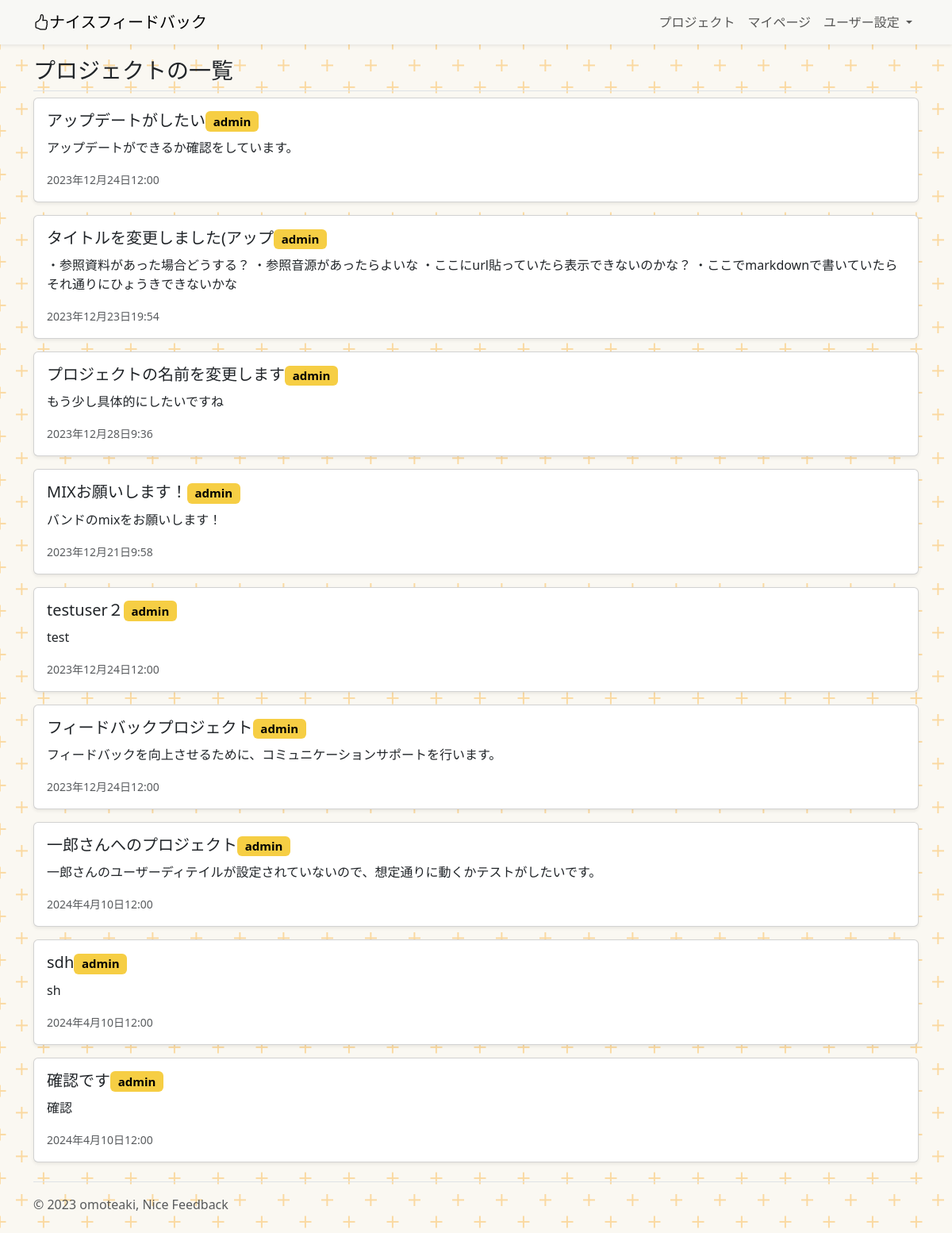
Before: /project-list/ (signed in) with the older database file.
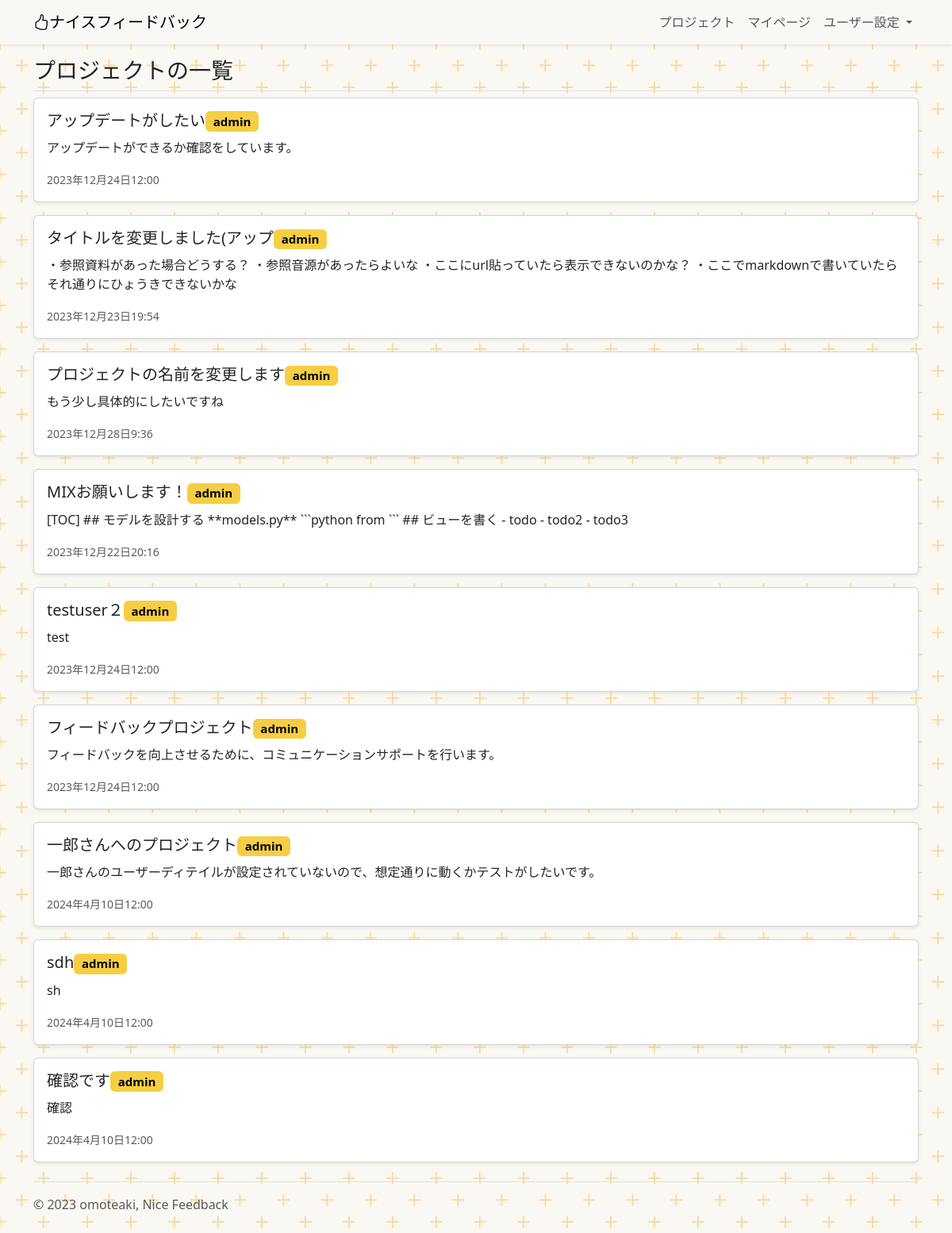
After: the same page with the newer database file.
### project/models.py (models this page shows, shortened)
class Project(models.Model):
    title = models.CharField(
        verbose_name="プロジェクトのタイトル",
        max_length=30,
    )
    about = models.TextField(
        verbose_name="このプロジェクトについて"
    )
    purpose = models.TextField(
        verbose_name="このプロジェクトで実現したいこと",
        null=True
    )
    deadline_datetime = models.DateTimeField(
        verbose_name="締め切り日時",
    )
    reference_image1 = models.ImageField(
        verbose_name="参考画像1",
        upload_to="references",
        blank=True,
        null=True,
    )
    reference_image2 = models.ImageField(
        verbose_name="参考画像2",
        upload_to="references",
        blank=True,
        null=True,
    )
    reference_image3 = models.ImageField(
        verbose_name="参考画像3",
        upload_to="references",
        blank=True,
        null=True,
    )
    reference_movie1 = models.FileField(
        verbose_name="参考動画1",
        upload_to="references",
        blank=True,
        null=True,
    )
    reference_movie2 = models.FileField(
        verbose_name="参考動画2",
        upload_to="references",
        blank=True,
        null=True,
    )
    reference_movie3 = models.FileField(
        verbose_name="参考動画3",
        upload_to="references",
        blank=True,
        null=True,
    )
    reference_music1 = models.FileField(
        verbose_name="参考音源1",
        upload_to="references",
        blank=True,
        null=True,
    )
    reference_music2 = models.FileField(
        verbose_name="参考音源2",
        upload_to="references",
        blank=True,
        null=True,
    )
    reference_music3 = models.FileField(
        verbose_name="参考音源3",
        upload_to="references",
        blank=True,
        null=True,
    )
    reference_url1 = models.URLField(
        verbose_name="参考URL1",
        blank=True,
        null=True,
    )
    reference_url2 = models.URLField(
        verbose_name="参考URL2",
        blank=True,
        null=True,
    )
    reference_url3 = models.URLField(
        verbose_name="参考URL3",
        blank=True,
        null=True,
    )
    created_at = models.DateTimeField(
        verbose_name="プロジェクトを登録した日時",
        auto_now_add=True,
    )
    updated_at = models.DateTimeField(
        verbose_name="プロジェクトの詳細を更新した時間",
        auto_now=True,
    )
    orderer_user = models.ForeignKey(
        CustomUser,
        verbose_name="発注者",
        on_delete=models.PROTECT,
        related_name="orderer_user",
    )
    contractor_user = models.ForeignKey(
        CustomUser,
        verbose_name="受注者",
        on_delete=models.PROTECT,
        related_name="contractor_user",
    )
    orderer_users = models.ManyToManyField(
        CustomUser,
        verbose_name="発注者のサポーター",
        blank=True,
        related_name="orderer_users",
    )
    contractor_users = models.ManyToManyField(
        CustomUser,
        verbose_name="受注者のサポーター",
        blank=True,
        related_name="contractor_users",
    )
    created_user = models.ForeignKey(
        CustomUser,
        verbose_name="プロジェクトの作成者",
        on_delete=models.PROTECT,
        related_name="created_user"
    )
    is_done = models.BooleanField(
        default=False,
        help_text="プロジェクトが完了したらTrue"
    )
    is_accepted = models.BooleanField(
        default=False,
        help_text="プロジェクトを確認してもらえたらTrue"
    )
    feedback_rule = models.ForeignKey(
        UserDetail,
        verbose_name="受注した人が設定したフィードバックルール",
        on_delete=models.CASCADE,
        blank=True,
        null=True,
    )
    def __str__(self):
        return self.title

### account/models.py (models this page shows)
class CustomUser(AbstractUser):
    pass

### project/views.py (the view)
# urls.py: path('project-list/', views.ProjectListView.as_view(), name="project_list"),
class ProjectListView(ListView):
    template_name = "project_list.html"
    def get_queryset(self):
        projects = Project.objects.filter(created_user= self.request.user)
        return projects

### project/templates/project_list.html
{% extends "base.html" %}
{% block contents %}
<div class="container">
  <h3 class="pb-2 border-bottom">
    プロジェクトの一覧
  </h3>
  {% for record in object_list %}
  <a href="{% url "project:project_detail" record.pk %}" class="card mb-3 text-decoration-none">
    <div class="card-body">
      <h5 class="card-title">{{record}}<span class="badge text-bg-primary">{{record.orderer_user}}</span></h5>
      <p class="card-text">{{record.about}}</p>
      <p class="card-text"><small class="text-body-secondary">{{record.deadline_datetime}}</small></p>
    </div>
  </a>
  {% endfor %}
</div>
{% endblock %}

Changed rows visible on the page:
changed Project "MIXお願いします！": about "バンドのmixをお願いします！" → "[TOC] ## モデルを設計する **models.py** ```python from ``` ## ビューを書く - todo - todo2 - todo3"; deadline_datetime "2023年12月21日9:58" → "2023年12月22日20:16"
